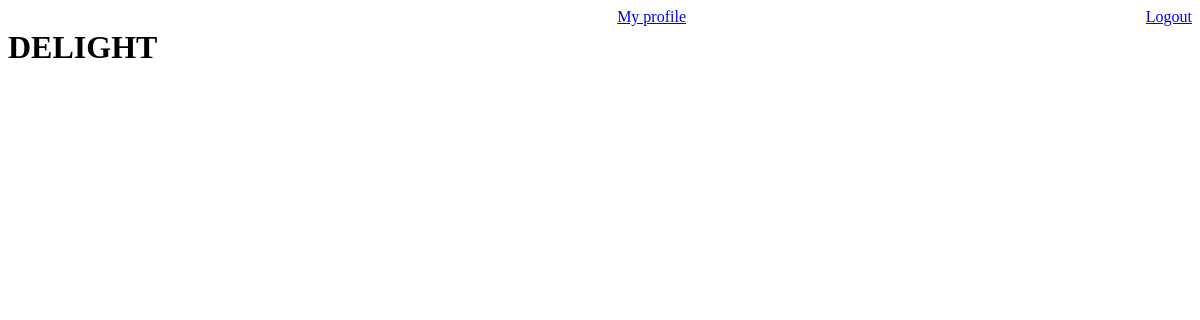
Before: / (signed in) with the older database file.
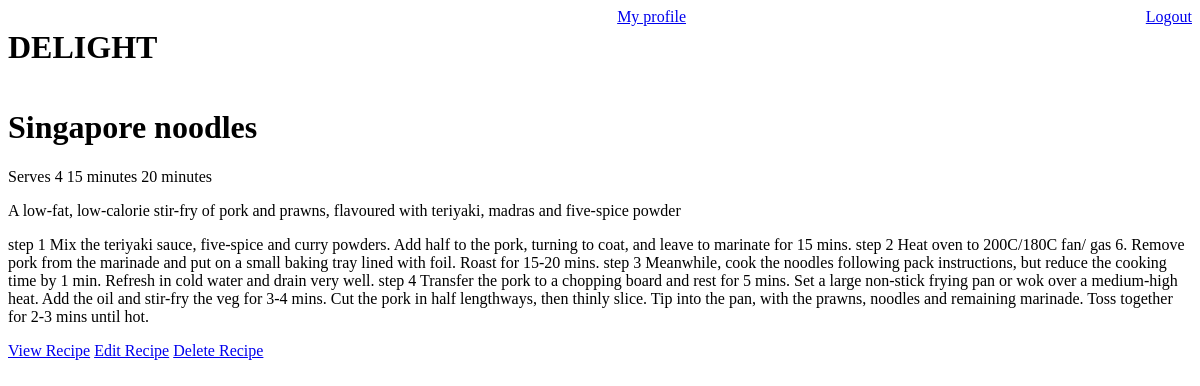
After: the same page with the newer database file.
### recipes/models.py (models this page shows, shortened)
class Recipe(models.Model):
    title = models.CharField(max_length=200)
    description = models.TextField(max_length=600)
    instruction = models.TextField(max_length=1000)
    prep_time = models.CharField(max_length=100)
    cooking_time = models.CharField(max_length=100)
    serving = models.CharField(max_length=100)
    tags = models.ManyToManyField('Tag', blank=True)
    created_at = models.DateTimeField(auto_now_add=True)
    id = models.UUIDField(default=uuid.uuid4, unique=True, primary_key=True, editable=False)

### recipes/views.py (the view)
# urls.py: path('', include('recipes.urls')),
def recipes(request):
    recipes = Recipe.objects.all()
    context = {'recipes': recipes}
    return render(request, 'recipes/recipes.html', context)

### recipes/templates/recipes/recipes.html
{% extends 'index.html' %}
{% block content %}
{% for recipe in recipes %}
<h1>{{recipe.title}}</h1>
<span>{{recipe.serving}}</span>
<span>{{recipe.prep_time}}</span>
<span>{{recipe.cooking_time}}</span>
<p>{{recipe.description}}</p>
<p>{{recipe.instruction}}</p>
<a href="{% url 'recipe' recipe.id %}">View Recipe</a>
<a href="{% url 'update-recipe' recipe.id %}">Edit Recipe</a>
<a href="{% url 'delete-recipe' recipe.id %}">Delete Recipe</a>
{% endfor %}
{% endblock content %}

### templates/index.html (shortened to what this page needs)
<!DOCTYPE html>
<html lang="en">
<head>
</head>
<body>
  {% include 'navbar.html' %}
  {% block content %}
  {% endblock content %}
</body>
</html>

### templates/navbar.html
<navbar style="display: flex; justify-content: space-between;">
  <h1>DELIGHT</h1>
  {% if request.user.is_authenticated %}
    <a href="{% url 'profile' request.user.username %}">My profile</a>
    <a href="{% url 'logout' %}">Logout</a>
  {% else %}
    <a href="{% url 'login' %}">Login</a>
  {% endif %}
</navbar>

Changed rows visible on the page:
added Recipe: title "Singapore noodles", serving "Serves 4", prep_time "15 minutes", cooking_time "20 minutes", description "A low-fat, low-calorie stir-fry of pork and prawns, flavoured with teriyaki, madras and five-spice powder", instruction "step 1 Mix the teriyaki sauce, five-spice and curry powders. Add half to the pork, turning to coat, and leave to marinate for 15 mins. step 2 Heat oven to 200C/180C fan/ gas 6. Remove pork from the marinade and put on a small baking tray lined with foil. Roast for 15-20 mins. step 3 Meanwhile, cook the noodles following pack instructions, but reduce the cooking time by 1 min. Refresh in cold water and drain very well. step 4 Transfer the pork to a chopping board and rest for 5 mins. Set a large non-stick frying pan or wok over a medium-high heat. Add the oil and stir-fry the veg for 3-4 mins. Cut the pork in half lengthways, then thinly slice. Tip into the pan, with the prawns, noodles and…"
